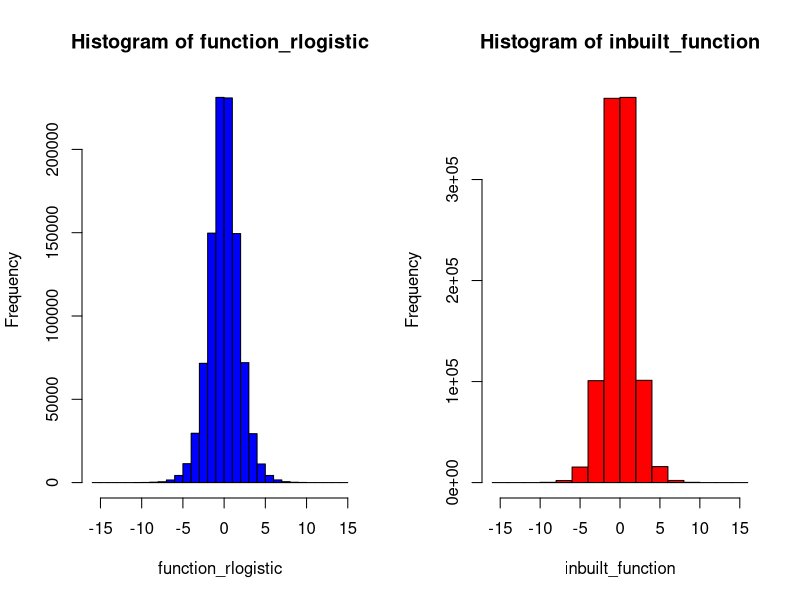

This chart was generated by the following R code:
# FINAL PROJECT
# Subasish Das
# CLID: sxd1684


# 2(a).
my_rlogistic<- function (x, loc, scale){
y = loc + scale * log(x / (1-x))
return(y)
}

par(mfrow=c(1,2))
x <- runif(1000000, 0, 1)
function_rlogistic<- my_rlogistic(x,0,1)
hist(function_rlogistic, col="blue")
inbuilt_function <- rlogis(1000000, 0, 1)
hist(inbuilt_function, col= "red")



# 2(b).

probab <- function(nr, loc, scale){
c<- rlogis(nr, loc, scale)
cond <- c > 3 
p <- 0
for(i in 1:nr){
if(cond[i]) p <- p + 1}
p1 <- (1-p/nr)
return(p1)
}

probab(100000, 1, 2)


# 2(c).
logistic_m_v<- function (x, loc, scale){
var <- (scale^2*pi^2)/3
mean <- loc
return(c(var,mean))
}

x <- runif(1000000, 0, 3)
logistic_m_v(x, 2, 4)

c<- rlogis(1000000, 2, 4)
var(c)
median(c)
